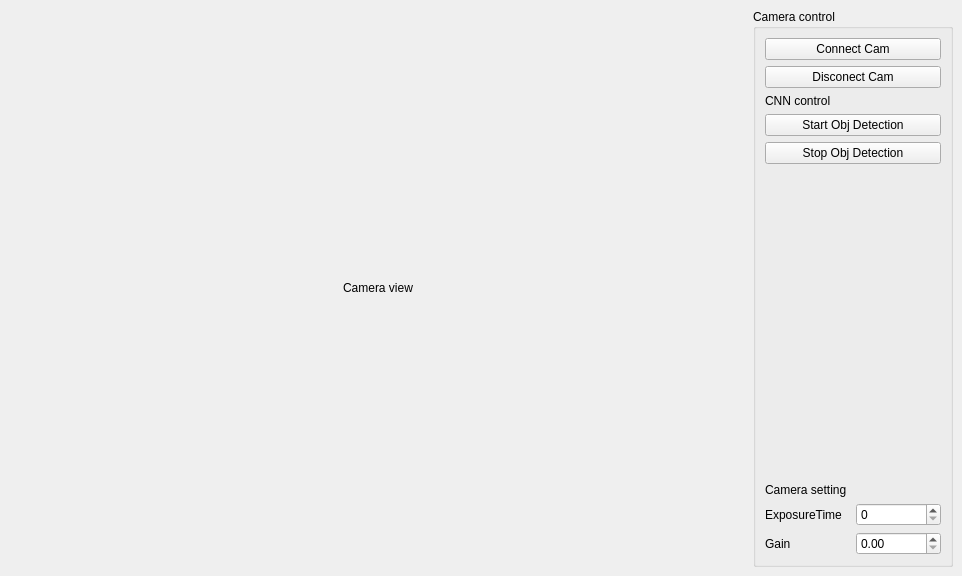
<?xml version="1.0" encoding="UTF-8"?>
<ui version="4.0">
 <class>MainWindow</class>
 <widget class="QMainWindow" name="MainWindow">
  <property name="geometry">
   <rect>
    <x>0</x>
    <y>0</y>
    <width>962</width>
    <height>576</height>
   </rect>
  </property>
  <property name="windowTitle">
   <string>MainWindow</string>
  </property>
  <widget class="QWidget" name="centralwidget">
   <layout class="QGridLayout" name="gridLayout_2">
    <item row="0" column="0">
     <widget class="QWidget" name="videoWidget" native="true">
      <property name="autoFillBackground">
       <bool>false</bool>
      </property>
      <layout class="QVBoxLayout" name="verticalLayout">
       <item>
        <widget class="QLabel" name="label">
         <property name="enabled">
          <bool>true</bool>
         </property>
         <property name="minimumSize">
          <size>
           <width>720</width>
           <height>540</height>
          </size>
         </property>
         <property name="text">
          <string>Camera view</string>
         </property>
         <property name="alignment">
          <set>Qt::AlignmentFlag::AlignCenter</set>
         </property>
        </widget>
       </item>
      </layout>
     </widget>
    </item>
    <item row="0" column="1">
     <widget class="QGroupBox" name="groupBoxButton">
      <property name="minimumSize">
       <size>
        <width>200</width>
        <height>0</height>
       </size>
      </property>
      <property name="maximumSize">
       <size>
        <width>210</width>
        <height>16777215</height>
       </size>
      </property>
      <property name="title">
       <string>Camera control</string>
      </property>
      <layout class="QVBoxLayout" name="verticalLayout_2">
       <item>
        <widget class="QPushButton" name="pushButtonConnectCam">
         <property name="text">
          <string>Connect Cam</string>
         </property>
        </widget>
       </item>
       <item>
        <widget class="QPushButton" name="pushButtonDisconectCam">
         <property name="text">
          <string>Disconect Cam</string>
         </property>
        </widget>
       </item>
       <item>
        <layout class="QVBoxLayout" name="CnnLayout">
         <item>
          <widget class="QLabel" name="cnn_control_label">
           <property name="text">
            <string>CNN control</string>
           </property>
          </widget>
         </item>
         <item>
          <widget class="QPushButton" name="pushButtonStartObjDetectCnn">
           <property name="text">
            <string>Start Obj Detection</string>
           </property>
          </widget>
         </item>
         <item>
          <widget class="QPushButton" name="pushButtonStopObjDetectCnn">
           <property name="text">
            <string>Stop Obj Detection</string>
           </property>
          </widget>
         </item>
        </layout>
       </item>
       <item>
        <spacer name="verticalSpacer">
         <property name="orientation">
          <enum>Qt::Orientation::Vertical</enum>
         </property>
         <property name="sizeHint" stdset="0">
          <size>
           <width>20</width>
           <height>40</height>
          </size>
         </property>
        </spacer>
       </item>
       <item>
        <widget class="QLabel" name="camera_setting_label">
         <property name="text">
          <string>Camera setting</string>
         </property>
        </widget>
       </item>
       <item>
        <layout class="QGridLayout" name="gridLayout">
         <item row="1" column="0">
          <widget class="QLabel" name="gain_lable">
           <property name="text">
            <string>Gain</string>
           </property>
          </widget>
         </item>
         <item row="0" column="1">
          <widget class="QSpinBox" name="exposureTime_spinBox"/>
         </item>
         <item row="0" column="0">
          <widget class="QLabel" name="exposureTime_lable">
           <property name="text">
            <string>ExposureTime</string>
           </property>
          </widget>
         </item>
         <item row="1" column="1">
          <widget class="QDoubleSpinBox" name="gain_doubleSpinBox"/>
         </item>
        </layout>
       </item>
      </layout>
     </widget>
    </item>
   </layout>
  </widget>
 </widget>
 <resources/>
 <connections/>
</ui>
